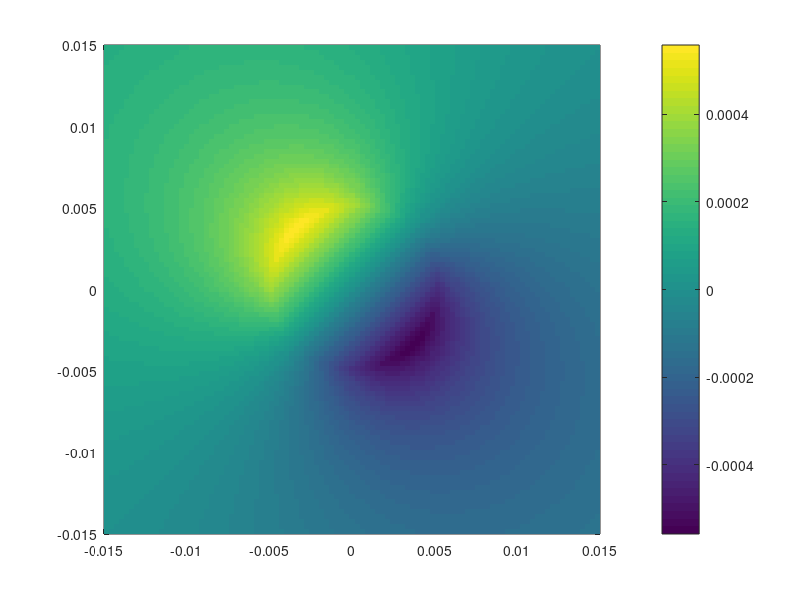
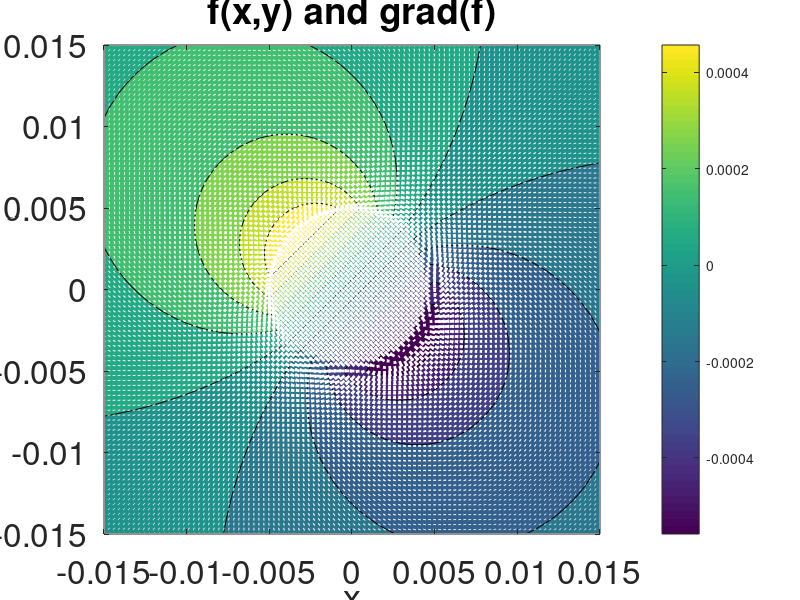
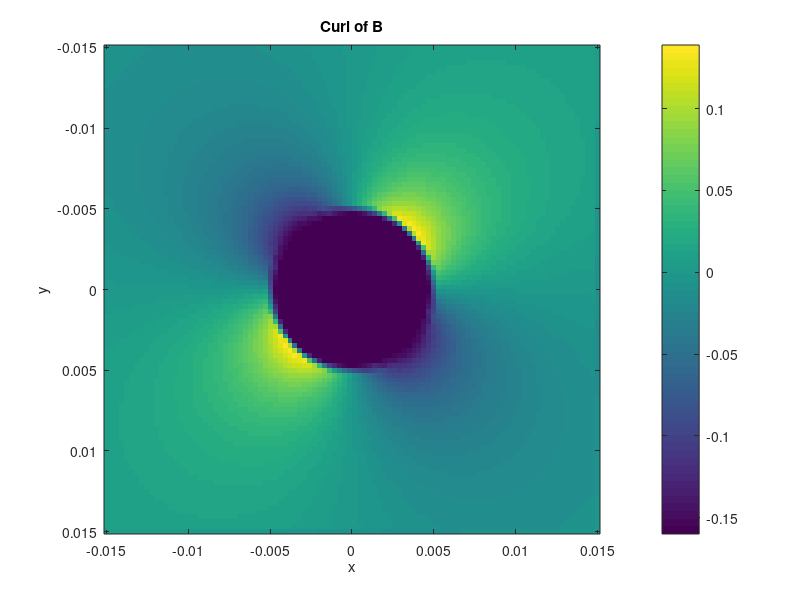
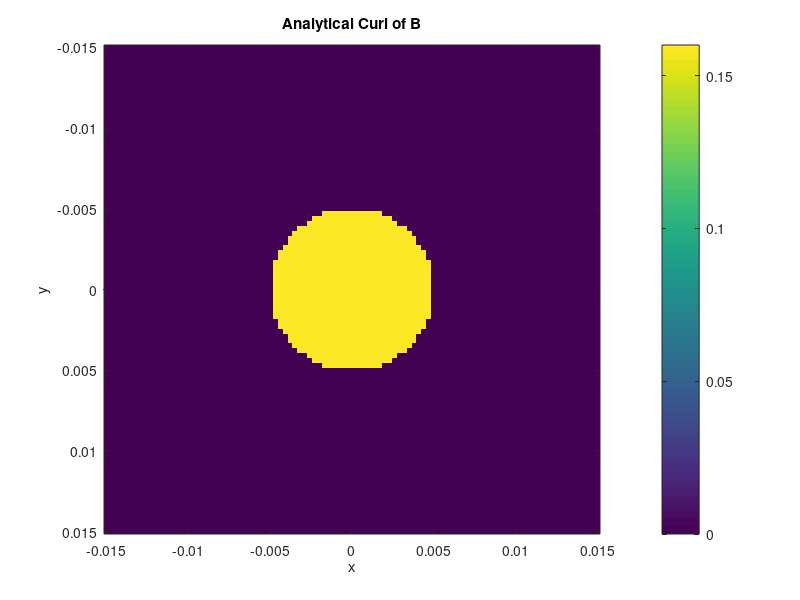

These charts were generated, in order, by the following MATLAB code:
%% Author: Alec Sblendorio 
%% Due Date: December 4, 2020
%% Subject: EP 501 Numerical Methods for Scientists and Engineers 
%% Project #5
%%Problem 1: Numerical Vector Derivatives (curl)
%%Problem #2: Numerical Vector Derivatives (gradient and laplacian)
%%Problem #3: Integration in Multiple Dimensions
%%Problem #4: Line Integration
% Collaboration with Dennis Turano, and Bartosz Kwiecisnki, and Joseph
% Akash

%% Problem #1: Numerical Vector Derivatives (curl):
%%Part A: Plot the two components of the vector magnetic field defined by the 
%%piecewise function. Use an image plot (e.g. pcolor and shading flat in
% MATLAB for each magnetic field component (Bx,By) and have your plot 
%%show the region −3a ≤ x ≤ 3a, −3a ≤ y ≤ 3a. Make sure you add a colorbar 
%%and axis labels to your plot. You will need to define a range and resolution
%%in x and y, and create a meshgrid from that. Be sure to use a resolution 
%%fine enough to resolve important variations in this function.

%%Part B: Make a quiver plot of the magnetic field B; add labels, etc

%%Part C: Compute the numerical curl of B, i.e. ∇ × B. Use centered 
%%differences on the interior grid points and first-order derivatives on the edges.
%%Plot your result using imagesc, or pcolor.

%%Part D: Compute ∇ × B analytically (viz. by hand). Plot the alongside your
%%numerical approximation and demonstrate that they are suitably similar.

disp('%%%%%%%%%%%%%%%%%%PROBLEM #1 ANSWER BEGIN%%%%%%%%%%%%%%%%%%');

%% Multidimensional function and partial derivatives:  grad and div (laplacian and curl also useful)
lx=100;
ly=100;
%constants
I=10;
a=0.005;
m0=(4*pi)*10.^(-7);

x = linspace(-3*a,3*a,lx);
y = linspace(-3*a,3*a,ly);
[X,Y]=meshgrid(x,y);
%f=exp(-(X.^2)/2/2).*exp(-Y.^2/2/1);

f = zeros(100,100);
for i=1:100
    for j=1:100
        if (sqrt(x(i).^2 +y(j).^2) < a)
            f(i,j) = ((m0.*I)/(2.*pi.*a.^2).*sqrt(x(i).^2+y(j).^2)).*(-y(j)/sqrt(x(i).^2+y(j).^2)+(x(i)./sqrt(x(i).^2+y(j).^2)));
        else
            f(i,j) = ((m0.*I)/(2.*pi.*sqrt(x(i).^2+y(j).^2))).*(-y(j)/sqrt(x(i).^2+y(j).^2)+(x(i)./sqrt(x(i).^2+y(j).^2)));
        end %if 
    end %for
end %for

%% plotter
figure(1);
pcolor(x,y,f);
shading flat;
colorbar;
hold off;

figure(2);
contourf(x,y,f);
xlabel('x');
ylabel('y');
xlim([-0.015 0.015]);
ylim([-0.015 0.015]);
title('f(x,y) and grad(f)');
colorbar;
hold off;

%gradient of scalar function
dx=x(2)-x(1);
dy=y(2)-y(1);

%% Gradient
gradx=zeros(size(f));
grady=zeros(size(f));

%x component of gradient
gradx(:,1)=(f(:,2)-f(:,1))/dx;
for ix=2:lx-1
    gradx(:,ix)=(f(:,ix+1)-f(:,ix-1))/2/dx;    %\partial/\partial x
end %for
gradx(:,lx)=(f(:,lx)-f(:,lx-1))/dx;

%y component of gradient
grady(1,:)=(f(2,:)-f(1,:))/dy;
for iy=2:ly-1
    grady(iy,:)=(f(iy+1,:)-f(iy-1,:))/2/dy;    %\partial/\partial y
end %for
grady(ly,:)=(f(ly,:)-f(ly-1,:))/dy;

%add quiver on top of color plot
hold on;
quiver(X,Y,gradx,grady,'Color','white','LineWidth',2);
set(gca,'FontSize',24);


%% Curl Numerical
curlx=zeros(ly,lx);
curly=zeros(ly,lx);

% x component of curl
curlx(:,1)=(f(:,2)-f(:,1))/dx;
for ix=2:lx-1
    curlx(:,ix)=(f(:,ix+1)-f(:,ix-1))/2/dx;    %\partial/\partial x
end %for
curlx(:,lx-1)=(f(:,lx-1)-f(:,lx-2))/dx;

%y component of curl 
curly(1,:)=(f(2,:)-f(1,:))/dy;
for iy=2:ly-1
    curly(iy,:)=(f(iy+1,:)-f(iy-1,:))/2/dy;    %\partial/\partial y
end %for
curly(ly-1,:)=(f(ly-1,:)-f(ly-2,:))/dy;

curl_B=curlx-curly;

figure(3);
imagesc(x,y,curl_B);
xlabel('x');
ylabel('y');
title('Curl of B');
colorbar;
hold off;

%% Curl Analytical
f = zeros(100,100);
for i=1:100
    for j=1:100
        if (sqrt(x(i).^2 +y(j).^2) < a)
            f(i,j) = 2*((m0.*I)/(2.*pi.*a.^2)); %Hand calculated curl 
        else
            f(i,j) = 0; %Hand calculated curl 
        end %if 
    end %for
end %for

figure(4);
imagesc(x,y,f);
xlabel('x');
ylabel('y');
title('Analytical Curl of B');
colorbar;
shading flat; 


disp('%%%%%%%%%%%%%%%%%%PROBLEM #1 ANSWER END%%%%%%%%%%%%%%%%%%');

disp('%%%%%%%%%%%%%%%%%%PROBLEM #1 ANSWER PLOTS%%%%%%%%%%%%%%%%%%');
%% Problem #2: Numerical Vector Derivatives (gradient and laplacian)
%%Part A:  Compute and plot the scalar field. and plot this function in the 
%%region−3a≤x≤3a,−3a≤y≤3a in the z=0 plane. Be sure to use a resolution 
%%fine enough to resolve variations in this function 
%%(aside from those associated with the singularity).

%%Part B: Write a function to numerically compute the Laplacian of a scalar field, i.e. ∇2Φ.
%%Plot your result with appropriate labels and colorbars.

%%Part C: Compute an analytical laplacian (viz. differentiate by hand),
%%plot the results alongside your numerical calculation, 
%%and demonstrate that your numerical laplacian is suitably accurate.

disp('%%%%%%%%%%%%%%%%%%PROBLEM #2 ANSWER BEGIN%%%%%%%%%%%%%%%%%%');
%% Multidimensional function and partial derivatives:  grad and div (laplacian and curl also useful)
lx=100;
ly=100;
% lz=100;

%constants
Q=1;
a=1;
e0=8.854.*10.^(-12);

x = linspace(-3*a,3*a,lx);
y = linspace(-3*a,3*a,ly);
% z = linspace(-3*a,3*a,lz);
[X,Y]=meshgrid(x,y);
%f=exp(-(X.^2)/2/2).*exp(-Y.^2/2/1);

f = zeros(100,100);
for i=1:100
    for j=1:100
        if (sqrt(x(i).^2 +y(j).^2) < a)
            f(i,j) = Q/(4.*pi.*e0.*a) - Q/(8.*pi.*e0.*a.^3).*(x(i).^2+y(j).^2-a.^2); 
        else
            f(i,j) = Q/(4.*pi.*e0.*sqrt(x(i).^2 +y(j).^2));
        end %if 
    end %for
end %for

%% plotter
figure(5);
pcolor(x,y,f);
xlabel('x');
ylabel('y');
title('Scalar Field');
shading flat;

figure(6);
contourf(x,y,f);
xlabel('x');
ylabel('y');
title('f(x,y) and grad(f)');
colorbar;

%gradient of scalar function
dx=x(2)-x(1);
dy=y(2)-y(1);
% dz=z(2)-z(1);

%% Gradient
gradx=zeros(size(f));
grady=zeros(size(f));
% gradz=zeros(size(f));

%x component of gradient
gradx(:,1)=(f(:,2)-f(:,1))/dx;
for ix=2:lx-1
    gradx(:,ix)=(f(:,ix+1)-f(:,ix-1))/2/dx;    %\partial/\partial x
end %for
gradx(:,lx)=(f(:,lx)-f(:,lx-1))/dx;

%y component of gradient
grady(1,:)=(f(2,:)-f(1,:))/dy;
for iy=2:ly-1
    grady(iy,:)=(f(iy+1,:)-f(iy-1,:))/2/dy;    %\partial/\partial y
end %for
grady(ly,:)=(f(ly,:)-f(ly-1,:))/dy;

%z component of gradient
% gradz(1,:)=(f(2,:)-f(1,:))/dz;
% for iz=2:lz-1
%     gradz(iz,:)=(f(iz+1,:)-f(iz-1,:))/2/dz;    %\partial/\partial y
% end %for
% gradz(lz,:)=(f(lz,:)-f(lz-1,:))/dz;

%add quiver on top of color plot
hold on;
quiver(X,Y,gradx,grady,'Color','white','LineWidth',2);
set(gca,'FontSize',24);
hold off;

%% Take the Laplacian by taking divergence of the previously computed gradient
f=gradx;
g=grady;
% h=gradz;

%x-derivative part of the divergence
divx=zeros(size(f));
divx(:,1)=(f(:,2)-f(:,1))/dx;
for ix=2:lx-1
    divx(:,ix)=(f(:,ix+1)-f(:,ix-1))/2/dx;
end %for
divx(:,lx)=(f(:,lx)-f(:,lx-1))/dx;

%y-derivative part of the divergence
divy=zeros(size(y));
divy(1,:)=(g(2,:)-g(1,:))/dy;
for iy=2:ly-1
    divy(iy,:)=(g(iy+1,:)-g(iy-1,:))/2/dy;
end %for
divy(ly,:)=(g(ly,:)-g(ly-1,:))/dy;


% z-derivative part of the divergence 
% divz=zeros(size(z));
% divz(1,:)=(h(2,:)-h(1,:))/dz;
% for iz=2:lz-1
%     divz(iz,:)=(h(iz+1,:)-h(iz-1,:))/2/dz;
% end %for
% divz(lz,:)=(h(lz,:)-h(lz-1,:))/dz;

div=divx+divy;    %this is really laplacian b/c input is gradient

figure(7);
surface(x,y,div);
set(gca,'FontSize',24);
xlabel('x');
ylabel('y');
zlabel('z');
title('laplacian(f)');
colorbar;
shading flat; 
disp('%%%%%%%%%%%%%%%%%%PROBLEM #2 ANSWER END%%%%%%%%%%%%%%%%%%');
disp('%%%%%%%%%%%%%%%%%%PROBLEM #2 ANSWER PLOTS%%%%%%%%%%%%%%%%%%');
%% Problem #3: Integration in Multiple Dimensions.
%%Part A:  Numerically compute the electrostatic energy in the region
%%R ≡ −3a ≤ x ≤ 3a,−3a ≤ y ≤ 3a, −3a ≤ z ≤ 3a, defined by the integral.
%%using an iterated trapezoidal method (sweeps of single dimensional integrations) 
%%or multi-dimensional trapezoidal method program that you write.

disp('%%%%%%%%%%%%%%%%%%PROBLEM #3 ANSWER BEGIN%%%%%%%%%%%%%%%%%%');

disp('%%%%%%%%%%%%%%%%%%PROBLEM #3 ANSWER END%%%%%%%%%%%%%%%%%%');
%% Problem #4: Line Integration
%%Part A:  Compute and plot the parametric path
%%r(φ)≡x(φ)eˆ +y(φ)eˆ =r cosφeˆ +r sinφeˆ (0≤φ≤2π) xy0x0y
%%in the x,y plane on the same axis as your magnetic field components 
%%from problem 1 (create a new figure which plots the path on top of a 
%%pcolor plot of each component). Take r0 = 2a. You will need to define a 
%%grid in φ to do this.

%%Part B: Plot the two components of the magnetic field B(x(φ), y(φ)) at 
%%the x, y points along r and visually compare against your image plots of
%%the magnetic field and path to verify.

%%Part C: Numerically compute the tangent vector to the path r by performing the derivative:
%%Compare your numerical results against the analytical derivative (e.g. plot the two)
%%and refine your grid in φ (if necessary) such that you get visually 
%%acceptable results - i.e. such that the path appears circular.

%%Part D: Numerically compute the auxiliary magnetic field integrated around the path r, i.e.
%%where the differential path length is given by:

disp('%%%%%%%%%%%%%%%%%%PROBLEM #4 ANSWER BEGIN%%%%%%%%%%%%%%%%%%');

disp('%%%%%%%%%%%%%%%%%%PROBLEM #4 ANSWER END%%%%%%%%%%%%%%%%%%');

%% END PROJECT #5